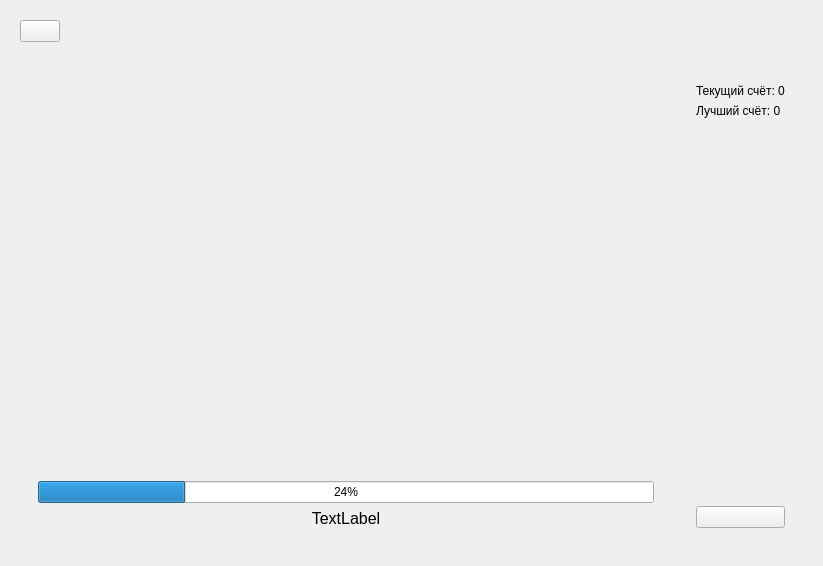
<?xml version="1.0" encoding="UTF-8"?>
<ui version="4.0">
 <class>GameScreen</class>
 <widget class="QWidget" name="GameScreen">
  <property name="geometry">
   <rect>
    <x>0</x>
    <y>0</y>
    <width>823</width>
    <height>566</height>
   </rect>
  </property>
  <property name="windowTitle">
   <string>Form</string>
  </property>
  <layout class="QVBoxLayout" name="verticalLayout_7">
   <item alignment="Qt::AlignTop">
    <widget class="QWidget" name="widget_6" native="true">
     <layout class="QHBoxLayout" name="horizontalLayout">
      <item alignment="Qt::AlignLeft">
       <widget class="QPushButton" name="returnBackButton">
        <property name="toolTip">
         <string>Вернуться в главное меню (игра не сохранится!)</string>
        </property>
        <property name="text">
         <string/>
        </property>
        <property name="icon">
         <iconset resource="../resources/resources.qrc">
          <normaloff>:/vsu-theme/themes/vsu/interface-arrows-left-vsu.png</normaloff>:/vsu-theme/themes/vsu/interface-arrows-left-vsu.png</iconset>
        </property>
       </widget>
      </item>
     </layout>
    </widget>
   </item>
   <item>
    <widget class="QWidget" name="widget_4" native="true">
     <property name="sizePolicy">
      <sizepolicy hsizetype="Preferred" vsizetype="Preferred">
       <horstretch>0</horstretch>
       <verstretch>1</verstretch>
      </sizepolicy>
     </property>
     <layout class="QHBoxLayout" name="horizontalLayout_2">
      <item>
       <widget class="QWidget" name="widget" native="true">
        <property name="sizePolicy">
         <sizepolicy hsizetype="Preferred" vsizetype="Preferred">
          <horstretch>1</horstretch>
          <verstretch>0</verstretch>
         </sizepolicy>
        </property>
        <layout class="QVBoxLayout" name="verticalLayout_2">
         <item>
          <widget class="QWidget" name="GameFieldWidget" native="true">
           <property name="sizePolicy">
            <sizepolicy hsizetype="Preferred" vsizetype="Preferred">
             <horstretch>0</horstretch>
             <verstretch>1</verstretch>
            </sizepolicy>
           </property>
           <layout class="QVBoxLayout" name="verticalLayout_6">
            <item>
             <layout class="QGridLayout" name="gridLayout" rowstretch="0" columnstretch="0">
              <property name="sizeConstraint">
               <enum>QLayout::SetNoConstraint</enum>
              </property>
              <property name="spacing">
               <number>0</number>
              </property>
             </layout>
            </item>
           </layout>
          </widget>
         </item>
         <item alignment="Qt::AlignBottom">
          <widget class="QWidget" name="widget_7" native="true">
           <layout class="QVBoxLayout" name="verticalLayout_5">
            <item>
             <widget class="QProgressBar" name="timeLeftProgressBar">
              <property name="value">
               <number>24</number>
              </property>
             </widget>
            </item>
            <item>
             <widget class="QLabel" name="daysLeftLabel">
              <property name="font">
               <font>
                <pointsize>12</pointsize>
               </font>
              </property>
              <property name="text">
               <string>TextLabel</string>
              </property>
              <property name="alignment">
               <set>Qt::AlignCenter</set>
              </property>
             </widget>
            </item>
           </layout>
          </widget>
         </item>
        </layout>
       </widget>
      </item>
      <item>
       <widget class="QWidget" name="widget_2" native="true">
        <layout class="QVBoxLayout" name="verticalLayout">
         <item alignment="Qt::AlignTop">
          <widget class="QWidget" name="widget_3" native="true">
           <layout class="QVBoxLayout" name="verticalLayout_3">
            <item>
             <widget class="QLabel" name="currentScoreLabel">
              <property name="text">
               <string>Текущий счёт: 0</string>
              </property>
             </widget>
            </item>
            <item>
             <widget class="QLabel" name="bestScoreLabel">
              <property name="text">
               <string>Лучший счёт: 0</string>
              </property>
             </widget>
            </item>
           </layout>
          </widget>
         </item>
         <item alignment="Qt::AlignBottom">
          <widget class="QWidget" name="widget_5" native="true">
           <layout class="QVBoxLayout" name="verticalLayout_4">
            <item alignment="Qt::AlignBottom">
             <widget class="QPushButton" name="rulesButton">
              <property name="toolTip">
               <string>Открыть страницу правил (игра приостановится)</string>
              </property>
              <property name="text">
               <string/>
              </property>
              <property name="icon">
               <iconset resource="../resources/resources.qrc">
                <normaloff>:/vsu-theme/themes/vsu/interface-help-question-circle-vsu.png</normaloff>:/vsu-theme/themes/vsu/interface-help-question-circle-vsu.png</iconset>
              </property>
              <property name="iconSize">
               <size>
                <width>20</width>
                <height>20</height>
               </size>
              </property>
              <property name="shortcut">
               <string>Ctrl+R</string>
              </property>
             </widget>
            </item>
           </layout>
          </widget>
         </item>
        </layout>
       </widget>
      </item>
     </layout>
    </widget>
   </item>
  </layout>
 </widget>
 <resources>
  <include location="../resources/resources.qrc"/>
 </resources>
 <connections/>
</ui>
